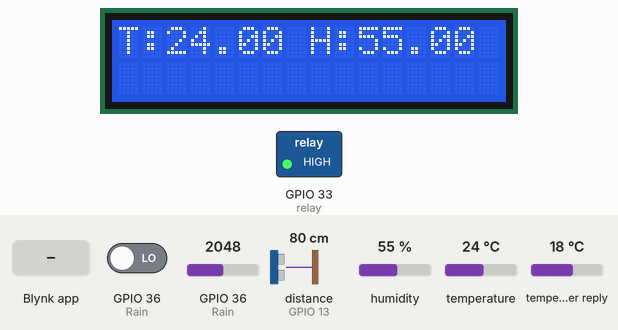
Recording of a sketch running on a simulated ESP32. On the bench: 16×2 character LCD, switched loads named in the sketch (green lamp = pin HIGH). Wiring (inferred from the names in the program): ultrasonic range finder: trigger GPIO 12; echo GPIO 13. The test bench sets the inputs (shaded band); at power-on: humidity 55 %, temperature 24 °C, GPIO 36 (Rain) LOW, GPIO 36 (Rain) = 2048, distance to the obstacle (sensor on GPIO 13) 80 cm, temperature in the weather reply 18 °C (analog values on the 0–4095 scale). The echo pulse lasts 58.3 µs per cm; WiFi joins after 1.5 s; servers stay silent unless stated; web services answer with replies made up by the test bench; pins used as bus, display or sensor lines are not drawn; what the sketch prints to the serial monitor is not drawn.

Above: at 7.6 s.
7.7 s: Blynk app writes 1 to V4
At 9.8 s:
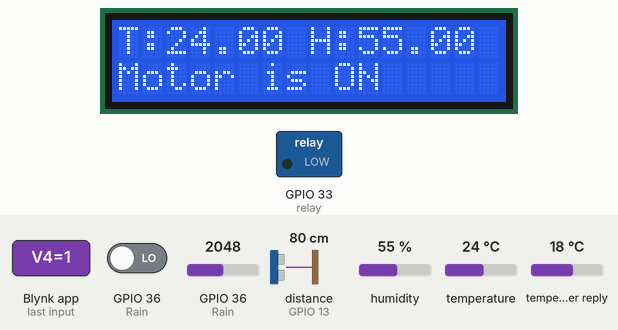
10.1 s: Blynk app writes 0 to V4
At 11.8 s:
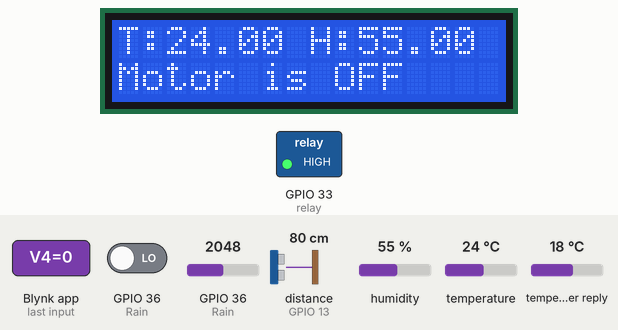
12.2 s: humidity set to 22 %
At 13.2 s:
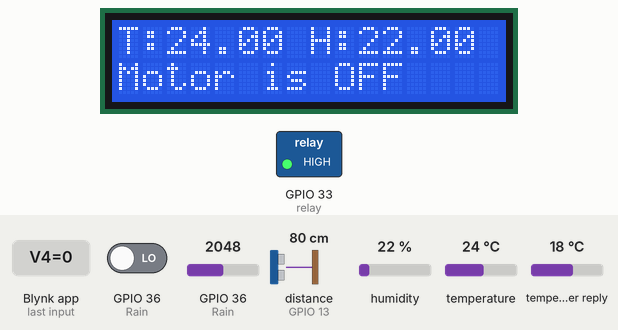
14.3 s: temperature set to 12 °C
At 16.4 s:
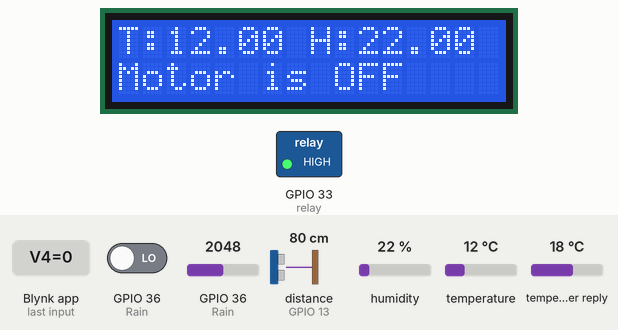
16.7 s: humidity set to 40 %
At 17.9 s:
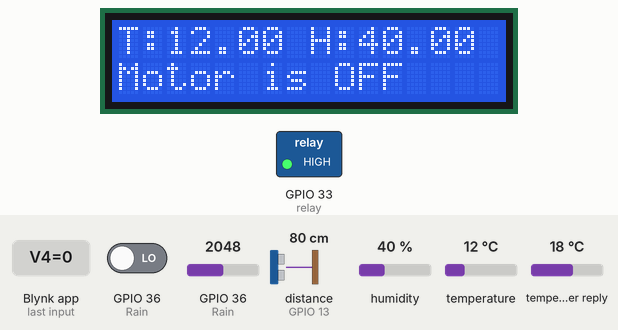
18.8 s: temperature set to 19 °C
At 20.6 s:
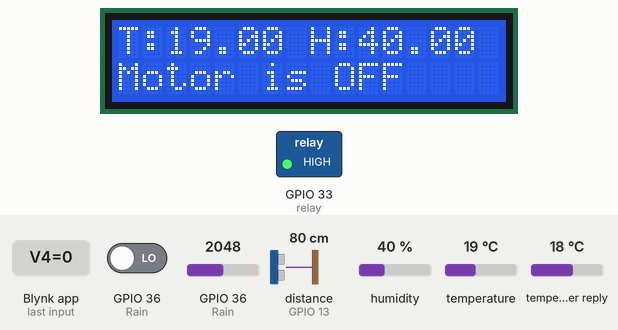
Timing chart, 0 to 21.9 s (numbered marks = the images above; inputs shaded):
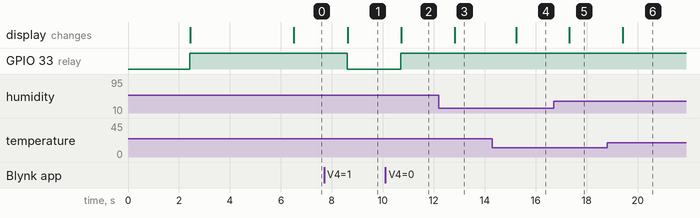

The sketch:

ARMS.ino
```cpp
#define BLYNK_TEMPLATE_ID "###"
#define BLYNK_TEMPLATE_NAME "###"
#define BLYNK_AUTH_TOKEN "###"

// Include the library files
#include <Wire.h>
#include <WiFi.h>
#include <LiquidCrystal_I2C.h>
#include <Adafruit_SSD1306.h>
#include <WiFiClient.h>
#include <BlynkSimpleEsp32.h>
#include <DHT.h>
#include <ArduinoJson.h>

// microcontroller pins with the sensor
#define TH 5        // temperature and humidty pin
#define Rain 36     // rain sensor pin
#define trig 12     // ultrasonic sensor pin
#define echo 13     // ultrasonic sensor pin
#define relay 33    // relay pin

//Ultrasonic sensor water tank measuring
//Enter your tank max value(CM)
int MaxLevel = 23;
int Level1 = (MaxLevel * 75) / 100;
int Level2 = (MaxLevel * 65) / 100;
int Level3 = (MaxLevel * 55) / 100;
int Level4 = (MaxLevel * 35) / 100;

// Initialize the LCD display
LiquidCrystal_I2C lcd(0x27, 16, 2);

// Blynk Auth token
char auth[] = "###";

// Call openweathermap API to Blynk
const char* ssid     = "###";         // SSID of local network
const char* password = "###";     // Password on the network
String APIKEY = "###";
String CityID = "###";                // Your City ID
WiFiClient client;
char servername[] = "api.openweathermap.org"; // remote server we will connect to
String result;

DHT dht(TH, DHT11);
BlynkTimer timer;
int rainPresence = 0;   // rain sensor alert variable

void connectToWiFi() {                      //a function that handles the process
                                            //of connecting to a WiFi network.
  Serial.println(F("Connecting to WiFi"));
  WiFi.begin(ssid, password);
  while (WiFi.status() != WL_CONNECTED) {
    delay(1000);
    Serial.println(F("Connecting to WiFi..."));
  }
  Serial.println(F("Connected to WiFi"));
  Serial.print(F("IP Address: "));
  Serial.println(WiFi.localIP());
}

void sendWeatherDataToBlynk(String location, int temperature, int humidity, float windSpeed, float precipitation) {
  Serial.println("Location: " + location);
  Serial.println("Temperature: " + String(temperature) + " °C");
  Serial.println("Humidity: " + String(humidity) + " %");
  Serial.println("Wind Speed: " + String(windSpeed) + " m/s");
  Serial.println("Precipitation: " + String(precipitation) + " mm");

  Blynk.virtualWrite(V5, location);      // Virtual Pin V5 for location
  Blynk.virtualWrite(V6, temperature);   // Virtual Pin V6 for temperature
  Blynk.virtualWrite(V7, humidity);      // Virtual Pin V7 for humidity
  Blynk.virtualWrite(V8, windSpeed);     // Virtual Pin V8 for wind speed
  Blynk.virtualWrite(V9, precipitation); // Virtual Pin V9 for precipitation
}

void sendWeatherDataWrapper() {
  if (client.connect(servername, 80)) {
    client.println("GET /data/2.5/weather?id=" + CityID + "&units=metric&APPID=" + APIKEY);
    client.println("Host: api.openweathermap.org");
    client.println("User-Agent: ArduinoWiFi/1.1");
    client.println("Connection: close");
    client.println();
  } else {
    Serial.println(F("Connection to openweathermap failed"));
  }

  while (client.connected() && !client.available())
    delay(1);

  while (client.connected() || client.available()) {
    char c = client.read();
    result = result + c;
  }

  client.stop();
  result.replace('[', ' ');
  result.replace(']', ' ');

  char jsonArray[result.length() + 1];
  result.toCharArray(jsonArray, sizeof(jsonArray));
  jsonArray[result.length() + 1] = '\0';

  StaticJsonDocument<1024> doc;
  DeserializationError error = deserializeJson(doc, jsonArray);

  if (error) {
    Serial.print(F("deserializeJson() failed with code "));
    Serial.println(error.c_str());
    return;
  }

  // Extract data
  String location = doc["name"];
  int temperature = doc["main"]["temp"];
  int humidity = doc["main"]["humidity"];
  float windSpeed = doc["wind"]["speed"];
  float precipitation = doc["rain"]["1h"];

  // Send data to Blynk and Serial Monitor
  sendWeatherDataToBlynk(location, temperature, humidity, windSpeed, precipitation);
}

void setup() {
  // Debug console
  Serial.begin(115200);
  connectToWiFi();
  Blynk.begin(auth, ssid, password, "blynk.cloud", 80);
  timer.setInterval(10000, sendWeatherDataWrapper);  // Send openapi data to Blynk every 10 seconds
  while (!Blynk.connected()) {
    delay(1000);
    Serial.println("Waiting for Blynk connection...");
  }

  dht.begin();

  lcd.begin(16, 2);  // Initialize the LCD
  lcd.init();
  pinMode(trig, OUTPUT);        // Ultrasonic sensor
  pinMode(echo, INPUT);         // Ultrasonic sensor
  pinMode(relay, OUTPUT);       // Relay
  digitalWrite(relay, HIGH);    // Relay

  lcd.backlight();
  pinMode(Rain, INPUT);
  analogReadResolution(12);

  lcd.setCursor(16, 0);
  lcd.print("System");
  lcd.setCursor(4, 1);
  lcd.print("Loading..");

  delay(4000);
  lcd.clear();
}

// Get the DHT11 sensor values
void DHT11sensor() {
  float t = dht.readTemperature();  //temp
  float h = dht.readHumidity();     //humidity

  if (isnan(h) || isnan(t)) {
    Serial.println("Failed to read from DHT sensor!");
    return;
  }
  Blynk.virtualWrite(V0, t); //temp
  Blynk.virtualWrite(V1, h); //humidity

  // Alert for high humidity
  if(h>=60){
    Blynk.logEvent("humidity_alert");
  }

  // Alert for high temperature
  if(t>=30){
    Blynk.logEvent("temperature_alert");
  }

  lcd.setCursor(0, 0);
  lcd.print("T:");
  lcd.print(t);

  lcd.setCursor(8, 0);
  lcd.print("H:");
  lcd.print(h);
}

//Get the ultrasonic sensor values
void ultrasonic() {
  digitalWrite(trig, LOW);
  delayMicroseconds(4);
  digitalWrite(trig, HIGH);
  delayMicroseconds(10);
  digitalWrite(trig, LOW);
  long t = pulseIn(echo, HIGH);
  int distance = t / 29 / 2;

  // Serial.println(distance);

  int blynkDistance = (distance - MaxLevel) * -1;
  if (distance <= MaxLevel) {
    Blynk.virtualWrite(V3, blynkDistance);
  } else {
    Blynk.virtualWrite(V3, 0);
  }
  lcd.setCursor(16, 0);
  lcd.print("WLevel:");

  if (Level1 <= distance) {
    lcd.setCursor(24, 0);
    lcd.print("Very Low");
    // Serial.println("WLevel is very low");
  } else if (Level2 <= distance && Level1 > distance) {
    lcd.setCursor(24, 0);
    lcd.print("Low");
    lcd.print("      ");
    // Serial.println("WLevel is low");
  } else if (Level3 <= distance && Level2 > distance) {
    lcd.setCursor(24, 0);
    lcd.print("Medium");
    lcd.print("      ");
    // Serial.println("WLevel is medium");
  } else if (Level4 <= distance && Level3 > distance) {
    lcd.setCursor(24, 0);
    lcd.print("Full");
    lcd.print("      ");
    // Serial.println("WLevel is full");
  }

  if(Level3 <= distance && Level2 > distance){
   Blynk.logEvent("water_level_alert");
  }
}

//Get the button value for relay to turn on and off water pump
BLYNK_WRITE(V4) {
  bool Relay = param.asInt();          // This function gets called when the state of the
                                      //Blynk button widget changes
  Serial.print("Received Blynk command for relay: ");
  Serial.println(Relay);

  if (Relay == 1) {
    digitalWrite(relay, LOW);
    lcd.setCursor(0, 1);
    lcd.print("Motor is ON ");
  } else {
    digitalWrite(relay, HIGH);
    lcd.setCursor(0, 1);
    lcd.print("Motor is OFF");
  }

  Serial.print("Relay state after Blynk command: ");
  Serial.println(digitalRead(relay));

}

// Get the rain sensor values
void rainSensor() {
  int Rvalue = analogRead(Rain);            // Read analog value from the rain sensor
  rainPresence = digitalRead(Rain);

  // The map function scales the analog value from the raw sensor range (assumed to be 0-4095) to a percentage range (0-100).
  // This step is useful for normalizing the sensor readings to a more understandable range.
  Rvalue = map(Rvalue, 0, 4095, 0, 100);    // Map the analog value to a percentage

  // Adjust the rain sensor value
  // This adjustment might be specific to the behavior of the rain sensor used in the project.
  Rvalue = (Rvalue - 100) * -1;

  // Alert for rain presence
  if(rainPresence == 1){
    Blynk.logEvent("rain_alert");
  }

  // Alert for rain presence II
  if(Rvalue == 1){
    Blynk.logEvent("rain_alert");
  }


  // Send the adjusted rain sensor value to Blynk virtual pin V2
  Blynk.virtualWrite(V2, Rvalue);
}

void loop() {
  DHT11sensor();  // Call the DHT11sensor() function to read temperature and humidity from the DHT sensor
  rainSensor();   // Call the rainSensor() function to read data from the rain sensor
  ultrasonic();   // Call the ultrasonic() function to measure water tank level using the ultrasonic sensor
  Blynk.run();    // Run Blynk communication
  timer.run();  // Run BlynkTimer
  delay(1000);      // Introduce a small delay for stability
}
```

Measured:
- after the input at 7.7 s, GPIO 33 (relay): HIGH → LOW after 0.91 s; the display: changes after 0.92 s (image 1)
- after the input at 10.1 s, GPIO 33 (relay): LOW → HIGH after 0.61 s; the display: changes after 0.63 s (image 2)
- after the input at 12.2 s, the display: changes after 0.62 s (image 3)
- after the input at 14.3 s, the display: changes after 0.93 s (image 4)
- after the input at 16.7 s, the display: changes after 0.62 s (image 5)
- after the input at 18.8 s, the display: changes after 0.62 s (image 6)
